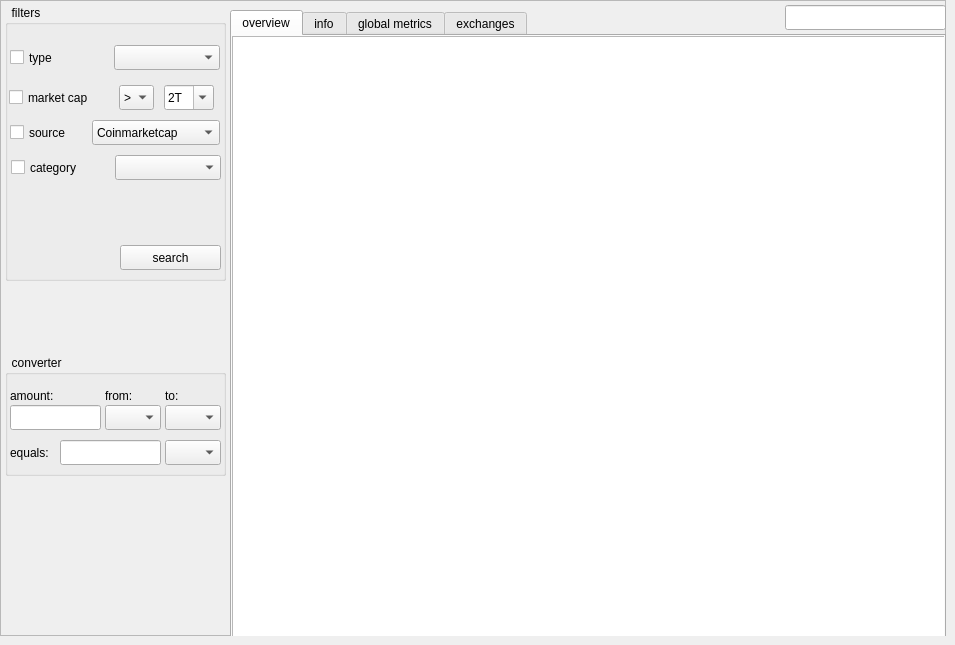
   <widget class="QWidget" name="tab">
    <attribute name="title">
     <string>crypto</string>
    </attribute>
    <widget class="QFrame" name="frame_8">
     <property name="geometry">
      <rect>
       <x>0</x>
       <y>0</y>
       <width>946</width>
       <height>636</height>
      </rect>
     </property>
     <property name="frameShape">
      <enum>QFrame::StyledPanel</enum>
     </property>
     <property name="frameShadow">
      <enum>QFrame::Raised</enum>
     </property>
     <widget class="QGroupBox" name="groupBox_3">
      <property name="geometry">
       <rect>
        <x>5</x>
        <y>5</y>
        <width>221</width>
        <height>276</height>
       </rect>
      </property>
      <property name="title">
       <string>  filters</string>
      </property>
      <widget class="QComboBox" name="comboBox_24">
       <property name="geometry">
        <rect>
         <x>87</x>
         <y>115</y>
         <width>128</width>
         <height>25</height>
        </rect>
       </property>
       <item>
        <property name="text">
         <string>Coinmarketcap</string>
        </property>
       </item>
       <item>
        <property name="text">
         <string>Investing</string>
        </property>
       </item>
       <item>
        <property name="text">
         <string>Quandl</string>
        </property>
       </item>
       <item>
        <property name="text">
         <string>Yahoo</string>
        </property>
       </item>
       <item>
        <property name="text">
         <string>Forex-python</string>
        </property>
       </item>
      </widget>
      <widget class="QComboBox" name="comboBox_16">
       <property name="geometry">
        <rect>
         <x>109</x>
         <y>40</y>
         <width>106</width>
         <height>25</height>
        </rect>
       </property>
       <item>
        <property name="text">
         <string/>
        </property>
       </item>
       <item>
        <property name="text">
         <string>stocks</string>
        </property>
       </item>
       <item>
        <property name="text">
         <string>bonds</string>
        </property>
       </item>
       <item>
        <property name="text">
         <string>indexes</string>
        </property>
       </item>
       <item>
        <property name="text">
         <string>commodities</string>
        </property>
       </item>
       <item>
        <property name="text">
         <string>funds</string>
        </property>
       </item>
       <item>
        <property name="text">
         <string>etfs</string>
        </property>
       </item>
      </widget>
      <widget class="QPushButton" name="pushButton_3">
       <property name="geometry">
        <rect>
         <x>115</x>
         <y>240</y>
         <width>101</width>
         <height>25</height>
        </rect>
       </property>
       <property name="text">
        <string>search</string>
       </property>
      </widget>
      <widget class="QCheckBox" name="checkBox_4">
       <property name="geometry">
        <rect>
         <x>5</x>
         <y>115</y>
         <width>92</width>
         <height>25</height>
        </rect>
       </property>
       <property name="text">
        <string>source</string>
       </property>
      </widget>
      <widget class="QCheckBox" name="checkBox_5">
       <property name="geometry">
        <rect>
         <x>5</x>
         <y>40</y>
         <width>92</width>
         <height>25</height>
        </rect>
       </property>
       <property name="text">
        <string>type</string>
       </property>
      </widget>
      <widget class="QComboBox" name="comboBox_28">
       <property name="geometry">
        <rect>
         <x>110</x>
         <y>150</y>
         <width>106</width>
         <height>25</height>
        </rect>
       </property>
       <item>
        <property name="text">
         <string/>
        </property>
       </item>
       <item>
        <property name="text">
         <string>stocks</string>
        </property>
       </item>
       <item>
        <property name="text">
         <string>bonds</string>
        </property>
       </item>
       <item>
        <property name="text">
         <string>indexes</string>
        </property>
       </item>
       <item>
        <property name="text">
         <string>commodities</string>
        </property>
       </item>
       <item>
        <property name="text">
         <string>funds</string>
        </property>
       </item>
       <item>
        <property name="text">
         <string>etfs</string>
        </property>
       </item>
      </widget>
      <widget class="QCheckBox" name="checkBox_7">
       <property name="geometry">
        <rect>
         <x>6</x>
         <y>150</y>
         <width>96</width>
         <height>25</height>
        </rect>
       </property>
       <property name="text">
        <string>category</string>
       </property>
      </widget>
      <widget class="QWidget" name="layoutWidget">
       <property name="geometry">
        <rect>
         <x>0</x>
         <y>79</y>
         <width>216</width>
         <height>27</height>
        </rect>
       </property>
       <layout class="QHBoxLayout" name="horizontalLayout">
        <item>
         <widget class="QCheckBox" name="checkBox_6">
          <property name="minimumSize">
           <size>
            <width>100</width>
            <height>25</height>
           </size>
          </property>
          <property name="maximumSize">
           <size>
            <width>100</width>
            <height>25</height>
           </size>
          </property>
          <property name="text">
           <string>market cap</string>
          </property>
         </widget>
        </item>
        <item>
         <widget class="QComboBox" name="comboBox_64">
          <property name="minimumSize">
           <size>
            <width>35</width>
            <height>25</height>
           </size>
          </property>
          <property name="maximumSize">
           <size>
            <width>35</width>
            <height>25</height>
           </size>
          </property>
          <item>
           <property name="text">
            <string>&gt;</string>
           </property>
          </item>
          <item>
           <property name="text">
            <string>&lt;</string>
           </property>
          </item>
         </widget>
        </item>
        <item>
         <widget class="QComboBox" name="comboBox_29">
          <property name="minimumSize">
           <size>
            <width>40</width>
            <height>25</height>
           </size>
          </property>
          <property name="maximumSize">
           <size>
            <width>50</width>
            <height>25</height>
           </size>
          </property>
          <property name="editable">
           <bool>true</bool>
          </property>
          <item>
           <property name="text">
            <string>2T</string>
           </property>
          </item>
          <item>
           <property name="text">
            <string>1T</string>
           </property>
          </item>
          <item>
           <property name="text">
            <string>750B</string>
           </property>
          </item>
          <item>
           <property name="text">
            <string>500B</string>
           </property>
          </item>
          <item>
           <property name="text">
            <string>250B</string>
           </property>
          </item>
          <item>
           <property name="text">
            <string>100B</string>
           </property>
          </item>
         </widget>
        </item>
       </layout>
      </widget>
     </widget>
     <widget class="QTabWidget" name="tabWidget_4">
      <property name="geometry">
       <rect>
        <x>230</x>
        <y>10</y>
        <width>716</width>
        <height>631</height>
       </rect>
      </property>
      <property name="currentIndex">
       <number>0</number>
      </property>
      <widget class="QWidget" name="tab_20">
       <attribute name="title">
        <string>overview</string>
       </attribute>
       <widget class="QTableView" name="tableView_2">
        <property name="geometry">
         <rect>
          <x>0</x>
          <y>0</y>
          <width>716</width>
          <height>601</height>
         </rect>
        </property>
       </widget>
      </widget>
      <widget class="QWidget" name="tab_21">
       <attribute name="title">
        <string>info</string>
       </attribute>
       <widget class="QTableView" name="tableView_17">
        <property name="geometry">
         <rect>
          <x>0</x>
          <y>0</y>
          <width>716</width>
          <height>601</height>
         </rect>
        </property>
       </widget>
      </widget>
      <widget class="QWidget" name="tab_7">
       <attribute name="title">
        <string>global metrics</string>
       </attribute>
       <widget class="QTableView" name="tableView_27">
        <property name="geometry">
         <rect>
          <x>0</x>
          <y>0</y>
          <width>716</width>
          <height>601</height>
         </rect>
        </property>
       </widget>
      </widget>
      <widget class="QWidget" name="tab_8">
       <attribute name="title">
        <string>exchanges</string>
       </attribute>
       <widget class="QTableView" name="tableView_28">
        <property name="geometry">
         <rect>
          <x>0</x>
          <y>0</y>
          <width>716</width>
          <height>601</height>
         </rect>
        </property>
       </widget>
      </widget>
     </widget>
     <widget class="QLineEdit" name="lineEdit_15">
      <property name="geometry">
       <rect>
        <x>785</x>
        <y>5</y>
        <width>161</width>
        <height>25</height>
       </rect>
      </property>
     </widget>
     <widget class="QGroupBox" name="groupBox">
      <property name="geometry">
       <rect>
        <x>5</x>
        <y>355</y>
        <width>221</width>
        <height>121</height>
       </rect>
      </property>
      <property name="title">
       <string>  converter</string>
      </property>
      <widget class="QLineEdit" name="lineEdit_20">
       <property name="geometry">
        <rect>
         <x>5</x>
         <y>50</y>
         <width>91</width>
         <height>25</height>
        </rect>
       </property>
      </widget>
      <widget class="QLineEdit" name="lineEdit_21">
       <property name="geometry">
        <rect>
         <x>55</x>
         <y>85</y>
         <width>101</width>
         <height>25</height>
        </rect>
       </property>
      </widget>
      <widget class="QComboBox" name="comboBox_36">
       <property name="geometry">
        <rect>
         <x>100</x>
         <y>50</y>
         <width>56</width>
         <height>25</height>
        </rect>
       </property>
       <item>
        <property name="text">
         <string/>
        </property>
       </item>
       <item>
        <property name="text">
         <string>stocks</string>
        </property>
       </item>
       <item>
        <property name="text">
         <string>bonds</string>
        </property>
       </item>
       <item>
        <property name="text">
         <string>indexes</string>
        </property>
       </item>
       <item>
        <property name="text">
         <string>commodities</string>
        </property>
       </item>
       <item>
        <property name="text">
         <string>funds</string>
        </property>
       </item>
       <item>
        <property name="text">
         <string>etfs</string>
        </property>
       </item>
      </widget>
      <widget class="QLabel" name="label">
       <property name="geometry">
        <rect>
         <x>5</x>
         <y>85</y>
         <width>56</width>
         <height>26</height>
        </rect>
       </property>
       <property name="text">
        <string>equals:</string>
       </property>
      </widget>
      <widget class="QComboBox" name="comboBox_38">
       <property name="geometry">
        <rect>
         <x>160</x>
         <y>50</y>
         <width>56</width>
         <height>25</height>
        </rect>
       </property>
       <item>
        <property name="text">
         <string/>
        </property>
       </item>
       <item>
        <property name="text">
         <string>stocks</string>
        </property>
       </item>
       <item>
        <property name="text">
         <string>bonds</string>
        </property>
       </item>
       <item>
        <property name="text">
         <string>indexes</string>
        </property>
       </item>
       <item>
        <property name="text">
         <string>commodities</string>
        </property>
       </item>
       <item>
        <property name="text">
         <string>funds</string>
        </property>
       </item>
       <item>
        <property name="text">
         <string>etfs</string>
        </property>
       </item>
      </widget>
      <widget class="QLabel" name="label_2">
       <property name="geometry">
        <rect>
         <x>5</x>
         <y>30</y>
         <width>56</width>
         <height>21</height>
        </rect>
       </property>
       <property name="text">
        <string>amount:</string>
       </property>
      </widget>
      <widget class="QLabel" name="label_3">
       <property name="geometry">
        <rect>
         <x>100</x>
         <y>30</y>
         <width>56</width>
         <height>21</height>
        </rect>
       </property>
       <property name="text">
        <string>from:</string>
       </property>
      </widget>
      <widget class="QLabel" name="label_4">
       <property name="geometry">
        <rect>
         <x>160</x>
         <y>30</y>
         <width>56</width>
         <height>21</height>
        </rect>
       </property>
       <property name="text">
        <string>to:</string>
       </property>
      </widget>
      <widget class="QComboBox" name="comboBox_39">
       <property name="geometry">
        <rect>
         <x>160</x>
         <y>85</y>
         <width>56</width>
         <height>25</height>
        </rect>
       </property>
       <item>
        <property name="text">
         <string/>
        </property>
       </item>
       <item>
        <property name="text">
         <string>stocks</string>
        </property>
       </item>
       <item>
        <property name="text">
         <string>bonds</string>
        </property>
       </item>
       <item>
        <property name="text">
         <string>indexes</string>
        </property>
       </item>
       <item>
        <property name="text">
         <string>commodities</string>
        </property>
       </item>
       <item>
        <property name="text">
         <string>funds</string>
        </property>
       </item>
       <item>
        <property name="text">
         <string>etfs</string>
        </property>
       </item>
      </widget>
     </widget>
    </widget>
   </widget>
